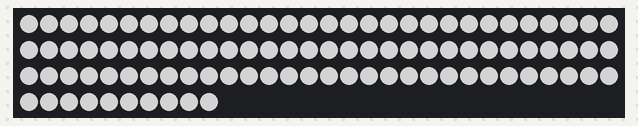
Bench run of a sketch on a simulated Arduino Uno, built with avr-gcc and run on an emulated ATmega328P. On the bench: 100 RGB LEDs in strip order, left to right, continuing on the next row. Dim RGB values are drawn brighter than linear.

Above: at 0.3 s.
At 1.7 s:
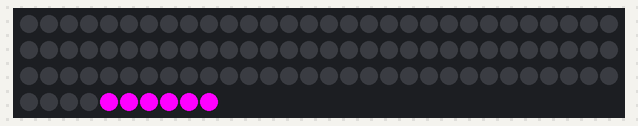

The sketch:

sketch_mar17a.ino
```cpp
//Some examples for the AM-2916 5V, Addressable LED strips http://www.andymark.com/product-p/am-2916.htm based on the new WS2812b chipset
//We ran this demo off of our AM-2287 Arduino Ethernet http://www.andymark.com/product-p/am-2287.htm
//http://arduino.cc/en/Main/ArduinoBoardEthernet
//For convenience, everything you need can be purchased in one kit here http://www.andymark.com/productp/am-3010.htm
//The FastLED library we use here supports multiple chipsets
//This code requires that the fastspi library be put in your arduino\libraries folder
//Arduino info on how to install software libraries http://arduino.cc/en/Guide/Libraries
//AndyMark, Inc.
//CSK 12/3/2013, 3/17/2014, 3/20/2014, 2/12/2016, 7/1/2016
//***NOTE: This strip runs off of 5V MAX!!!. Applying much more than 5V will damage/destroy you LEDstrip!***
//***Handling note: Don't mess with the wiring while the power is on. This can cause voltage spikes ***
//***or sneak ground paths that can damage the LED strip ***
//DO NOT try to power the whole strip (150 LEDs) off the arduino 5v regulator.
//Use the AM-3068 10-30Vin to 5V 10A out stepdown converter http://www.andymark.com/product-p/am-3068.htm
//At full bright white, the strip can draw 4.5Amps or so.
//This would overheat or burnout the arduino regulator if you tried to drive it from the arduino only
//The BLACK wire is ground, RED is +5V, WHITE is data
//Make sure you connect the BLACK ground from the LED strip to the Arduino ground.
//Communications to the LEDs requires a common ground to work.
//If you are using the AndyMark AM-2297 Arduino Ethernet board then make sure
//you select Tools>Board>Arduino Ethernet from the Arduino IDE menu
//If you are new to working with Arduino a good place to start is here http://arduino.cc/en/Guide/HomePage
//Another new training resource provided by a 3rd party is here:http://www.arduinoclassroom.com/index.php/arduino-101
//CSK 3/17/2013 Libraries new location
//https://github.com/FastLED/FastLED
//https://github.com/FastLED/FastLED/wiki/Overview
#include "FastLED.h"
#define COLOR_ORDER GRB
#define MAX_BRIGHTNESS 255
//Tell it how many leds are in the strip. AndyMark's 2.5 meter strip has 150 leds
#define NUM_LEDS 100
// This is an array of leds. One item for each led in your strip
CRGB leds[NUM_LEDS];
//CSK 3/17/2014 I moved this to a pin that doesn't conflict with Ethernet functions in case you want to controlLEDs via Ethernet
#define DATA_PIN 6 //White wire from the http://www.andymark.com/product-p/am-2917.htm powerconnector
//This function is used to setup things like pins, Serial ports etc.
//Here we specify which chipset our LEDs run off of by our choice of config function
void setup()
{
 // Uncomment one of the following lines for your leds arrangement.
 // FastLED.addLeds<TM1803, DATA_PIN, RGB>(leds, NUM_LEDS);
 // FastLED.addLeds<TM1804, DATA_PIN, RGB>(leds, NUM_LEDS);
 // FastLED.addLeds<TM1809, DATA_PIN, RGB>(leds, NUM_LEDS);
 //FastLED.addLeds<WS2811, DATA_PIN, RGB>(leds, NUM_LEDS);
 // FastLED.addLeds<WS2812, DATA_PIN, RGB>(leds, NUM_LEDS);
 //CSK 2/12/2016 This is the correct chipset for the am-2916 LED strip
 FastLED.addLeds<WS2812B, DATA_PIN, COLOR_ORDER>(leds, NUM_LEDS);
 // FastLED.addLeds<UCS1903, DATA_PIN, RGB>(leds, NUM_LEDS);
 //FastLED.addLeds<WS2801, RGB>(leds, NUM_LEDS);
 // FastLED.addLeds<SM16716, RGB>(leds, NUM_LEDS);
 // FastLED.addLeds<LPD8806, RGB>(leds, NUM_LEDS);
 //***This is the chipset in the AM-2640 LED strip***
 //CSK 3/17/2013 Changed to this function to allow direct data and clock pin specification
 //FastLED.addLeds<WS2801, DATA_PIN, CLOCK_PIN, RGB>(leds, NUM_LEDS);
 // FastLED.addLeds<SM16716, DATA_PIN, CLOCK_PIN, RGB>(leds, NUM_LEDS);
 // FastLED.addLeds<LPD8806, DATA_PIN, CLOCK_PIN, RGB>(leds, NUM_LEDS);
 FastLED.clear();
 FastLED.show();
 delay(250);
 //clear() turns all LEDs off
 FastLED.clear();
 FastLED.setBrightness(MAX_BRIGHTNESS);
 fill_solid( leds, NUM_LEDS /*number of leds*/, CRGB( 125, 125, 125) );
 FastLED.show();
 // start serial port at 9600 bps:
 Serial.begin(9600);
}
void loop()
{
 //This is kind of Arduino's equivalent to Main() in a standard C program
 //This, as the name implies, loops endlessly.
 //https://code.google.com/p/fastspi/wiki/CRGBreference
 //FastLED.clear();
 //FastLED.show();
 delay(500);
 //CSK 3/20/2014 I added a rainbow function just for grins
 //fill_solid( leds, NUM_LEDS /*number of leds*/, CRGB( 125, 0, 125) );
 //FastLED.show();
 /*rainbow(1);/*
 cylon(CRGB::Red, 1, 1);
 cylon(CRGB::Green, 1, 1);
 cylon(CRGB::Blue, 1, 1);
 color_chase(CRGB::Red, 5);
 color_chase(CRGB::DarkOrange, 5);
 color_chase(CRGB::Yellow, 5);
 color_chase(CRGB::Green, 5);
 color_chase(CRGB::Blue, 5);*/
 color_chase(CRGB::Fuchsia, 5);/*
 missing_dot_chase(CRGB::White, 5);
 missing_dot_chase(CRGB::Red, 5);
 missing_dot_chase(CRGB::Yellow, 5);
 missing_dot_chase(CRGB::Green, 5);
 missing_dot_chase(CRGB::Cyan, 5);
 missing_dot_chase(CRGB::Blue, 5);
 missing_dot_chase(0x3000cc, 5) ;*/
}
//These are the functions we have defined to do chase patterns. They are actually called inside the loop() above
//They are meant to demonstrate things such as setting LED colors, controlling brightness
void color_chase(uint32_t color, uint8_t wait)
{
 FastLED.clear();
 //The brightness ranges from 0-255
 //Sets brightness for all LEDS at once
 FastLED.setBrightness(MAX_BRIGHTNESS);
 // Move a block of LEDs

 for(int led_number = 0; led_number < NUM_LEDS - 5; led_number++)
 {
 // Turn our current led ON, then show the leds
 leds[led_number] = color;
 //CSK 4/22/2016 Make it multiple dots on
 leds[led_number + 1] = color;
 leds[led_number + 2] = color;
 leds[led_number + 3] = color;
 leds[led_number + 4] = color;
 leds[led_number + 5] = color;
 // Show the leds (only one of which is has a color set, from above
 // Show turns actually turns on the LEDs
 FastLED.show();
 // Wait a little bit
 delay(wait);
 // Turn our current led back to black for the next loop around
 //CSK 4/22/2016 Turn the dots off
 leds[led_number] = CRGB::Black;
 }
 return;
}
//Move an "empty" dot down the strip
void missing_dot_chase(uint32_t color, uint8_t wait)
{
 //Step thru some brightness levels from max to 10. led_brightness/=2 is a cryptic shorthand way of sayingled_brightness = led_brightness/2
 // for (int led_brightness = MAX_BRIGHTNESS; led_brightness > 10; led_brightness/=2)
 {
 //FastLED.setBrightness(led_brightness);
 //CSK 4/22/2016 Turn brightness down to save batteries since almost all leds are on
 FastLED.setBrightness(25);
 // Start by turning all pixels on:
 //for(int led_number = 0; led_number < NUM_LEDS; led_number++) leds[led_number] = color;
 //https://github.com/FastLED/FastLED/wiki/Controlling-leds
 fill_solid(leds, NUM_LEDS, color);
 // Then display one pixel at a time:
 for(int led_number = 0; led_number < NUM_LEDS - 5; led_number++)
 {
 leds[led_number] = CRGB::Black; // Set new pixel 'off'
 //CSK 4/22/2016
 leds[led_number + 1] = CRGB::Black; // Set new pixel 'off'
 leds[led_number + 2] = CRGB::Black; // Set new pixel 'off'
 leds[led_number + 3] = CRGB::Black; // Set new pixel 'off'
 leds[led_number + 4] = CRGB::Black; // Set new pixel 'off'
 leds[led_number + 5] = CRGB::Black; // Set new pixel 'off'
 if( led_number > 0 && led_number < NUM_LEDS)
 {
 leds[led_number-1] = color; // Set previous pixel 'on'
 }
 FastLED.show();
 delay(wait);
 }
 }
 return;
}
//Cylon - LED sweeps back and forth, with the color, delay and number of cycles of your choice
void cylon(CRGB color, uint16_t wait, uint8_t number_of_cycles)
{
 FastLED.setBrightness(MAX_BRIGHTNESS);
 for (uint8_t times = 0; times<=number_of_cycles; times++)
 {
 // Make it look like one LED is moving in one direction
 for(int led_number = 0; led_number < NUM_LEDS; led_number++)
 {
 //Apply the color that was passed into the function
 leds[led_number] = color;
 //Actually turn on the LED we just set
 FastLED.show();
 // Turn it back off
 leds[led_number] = CRGB::Black;
 // Pause before "going" to next LED
 delay(wait);
 }
 // Now "move" the LED the other direction
 for(int led_number = NUM_LEDS-1; led_number >= 0; led_number--)
 {
 //Apply the color that was passed into the function
 leds[led_number] = color;
 //Actually turn on the LED we just set
 FastLED.show();
 // Turn it back off
 leds[led_number] = CRGB::Black;
 // Pause before "going" to next LED
 delay(wait);
 }
 }
 return;
}
void rainbow(uint8_t wait)
{
 uint16_t hue;
 FastLED.clear();
 for(hue=10; hue<255*3; hue++)
 {
 fill_rainbow( &(leds[0]), NUM_LEDS /*led count*/, hue /*starting hue*/);
 FastLED.show();
 delay(wait);
 }
 return;
}
```

Measured:
- what the display in image 0 shows lasts 0.5 s, from 0.3 s to 0.8 s
